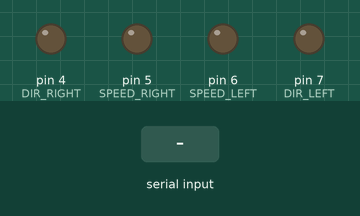
A sketch run on a simulated Arduino Uno, built with avr-gcc and run on an emulated ATmega328P. Shown: output pins drawn as LEDs (lit = HIGH). Inputs (shaded band) come from the test bench.

Above: at 1.2 s.
1.3 s: "F" received over Serial
At 1.6 s:
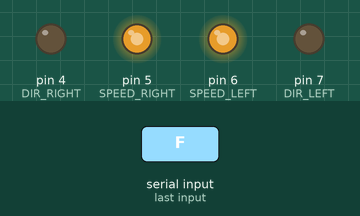
2.8 s: "B" received over Serial
At 3.9 s:
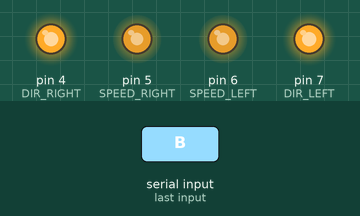
4.3 s: "L" received over Serial
At 5.1 s:
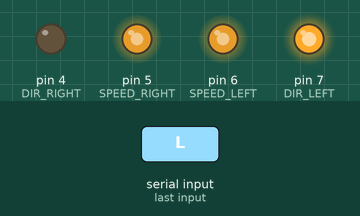
5.8 s: "R" received over Serial
At 6.2 s:
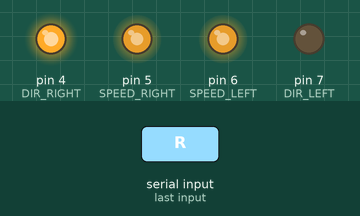
Timing chart, 0 to 8.3 s (numbered marks = the images above; inputs shaded):
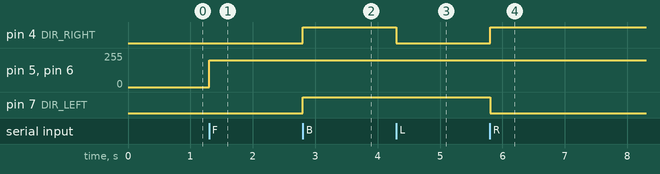

The sketch:

bluetooth.ino
```cpp
#define DIR_RIGHT 4
#define SPEED_RIGHT 5

#define DIR_LEFT 7
#define SPEED_LEFT 6

#define LEFT_FORWARD LOW
#define LEFT_BACKWARD HIGH

#define RIGHT_FORWARD LOW
#define RIGHT_BACKWARD HIGH

#define BT_SPEED 200

char command;

void setup() {
  Serial.begin(9600);

  pinMode(DIR_RIGHT, OUTPUT);
  pinMode(SPEED_RIGHT, OUTPUT);
  pinMode(DIR_LEFT, OUTPUT);
  pinMode(SPEED_LEFT, OUTPUT);

  stopCar();
}

void loop() {
  if (Serial.available() > 0) {
    command = Serial.read();

    switch (command) {
      case 'F':
        forward(BT_SPEED);
        break;
      case 'B':
        backward(BT_SPEED);
        break;
      case 'L':
        rotate_left(BT_SPEED);
        break;
      case 'R':
        rotate_right(BT_SPEED);
        break;
      case 'S':
        stopCar();
        break;
    }
  }
}

void move(bool left_dir, int left_speed, bool right_dir, int right_speed) {
  digitalWrite(DIR_LEFT, left_dir);
  digitalWrite(DIR_RIGHT, right_dir);
  analogWrite(SPEED_LEFT, left_speed);
  analogWrite(SPEED_RIGHT, right_speed);
}

void forward(int speed) {
  move(LEFT_FORWARD, speed, RIGHT_FORWARD, speed);
}

void backward(int speed) {
  move(LEFT_BACKWARD, speed, RIGHT_BACKWARD, speed);
}

void rotate_left(int speed) {
  move(LEFT_BACKWARD, speed, RIGHT_FORWARD, speed);
}

void rotate_right(int speed) {
  move(LEFT_FORWARD, speed, RIGHT_BACKWARD, speed);
}

void stopCar() {
  move(LEFT_FORWARD, 0, RIGHT_FORWARD, 0);
}
```

Measured:
- after the input at 1.3 s, pin 5 (SPEED_RIGHT), pin 6 (SPEED_LEFT): 0/255 → 200/255 at once
- after the input at 2.8 s, pin 4 (DIR_RIGHT), pin 7 (DIR_LEFT): LOW → HIGH at once
- after the input at 4.3 s, pin 4 (DIR_RIGHT): HIGH → LOW at once
- after the input at 5.8 s, pin 4 (DIR_RIGHT): LOW → HIGH at once; pin 7 (DIR_LEFT): HIGH → LOW at once
